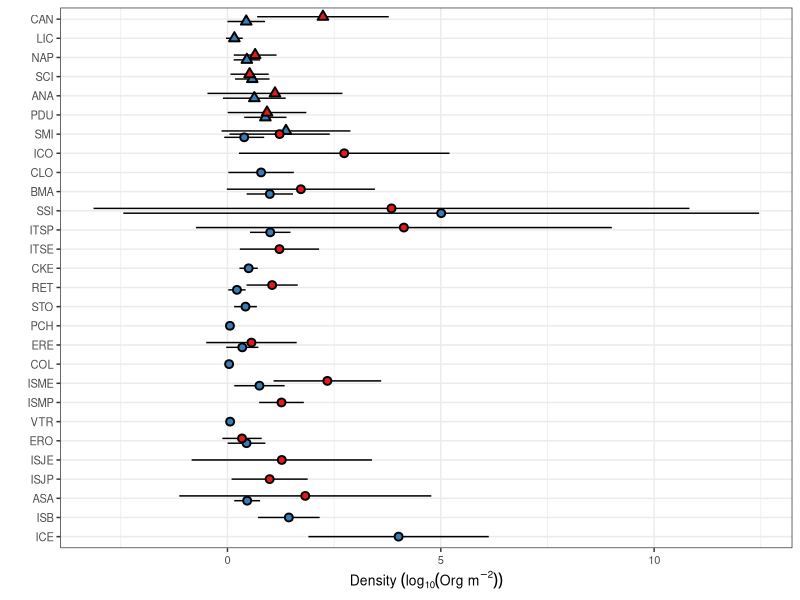
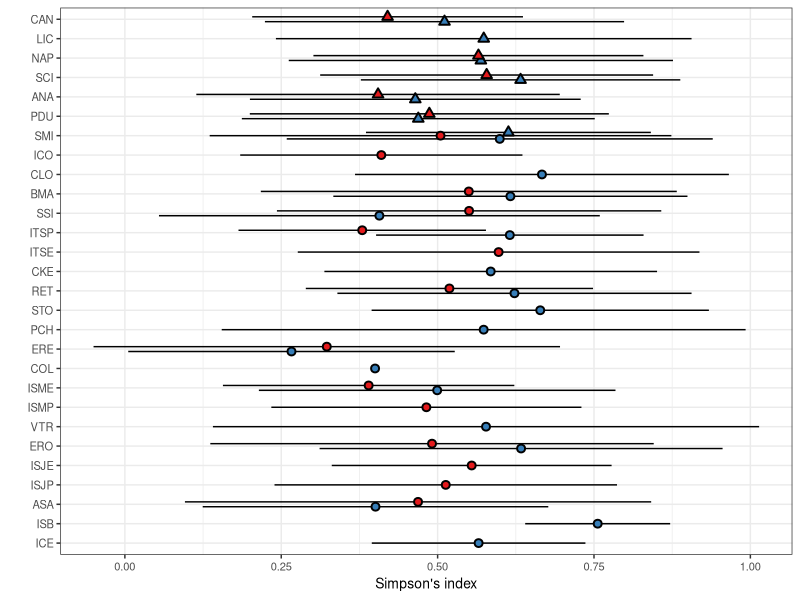
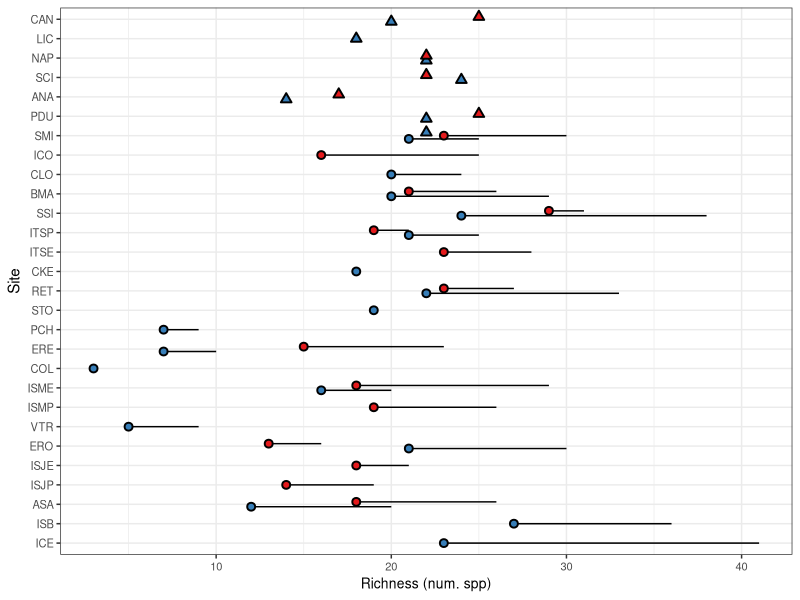

Reproduce these figures in R, in order. (Note: this script raises an error after producing the figures.)
library(here)
library(raster)
library(rnaturalearth)
library(tidyverse)

kelp <- read.csv(here("data", "processed_data", "gebs_pisco_data.csv"),
                 stringsAsFactors = F) %>% 
  transform(location = reorder(location, latitude)) %>% 
  filter(!genus_species == "ND")

S_2013 <- kelp %>%
  group_by(year, source, location) %>%
  summarize(s2 = n_distinct(genus_species),
            s = n_distinct(genus_species[transect != 0])) %>%
  ggplot(aes(x = location, y = s, fill = year)) +
  geom_pointrange(aes(ymin = s, ymax = s2, shape = source), position = position_dodge(width = 0.5)) +
  coord_flip() +
  theme_bw() +
  theme(strip.background = element_blank(),
        axis.text = element_text(size = 8),
        axis.title.x = element_text(size = 10),
        legend.position = "none") +
  labs(x = "Site", y = "Richness (num. spp)") +
  scale_fill_brewer(palette = "Set1", direction = -1) +
  scale_shape_manual(values = c(21, 24))

D_2013 <- kelp %>% 
  filter(transect > 0) %>% 
  filter(!genus_species == "Engraulis mordax") %>% 
  group_by(year, source, location, site, level, transect) %>% 
  summarize(n = sum(abundance, na.rm = T)/60) %>% 
  group_by(year, source, location) %>% 
  summarize(D = mean(n, na.rm = T),
            sd = sd(n, na.rm = T)) %>% 
  ungroup() %>% 
  select(year, source, location, D, sd) %>% 
  mutate(year = as.character(year)) %>% 
  ggplot(aes(x = location, y = D, fill = year)) +
  geom_pointrange(aes(ymin = D - sd, ymax = D + sd, shape = source), position = position_dodge(width = 0.5)) +
  coord_flip() +
  theme_bw() +
  theme(axis.text = element_text(size = 8),
        axis.title.x = element_text(size = 10),
        legend.position = "none") +
  labs(x = "", y = expression(Density~(log[10](Org~m^{-2})))) +
  scale_fill_brewer(palette = "Set1", direction = -1, name = "Year") +
  scale_shape_manual(values = c(21, 24))


L_2013 <- kelp %>% 
  filter(transect > 0) %>% 
  group_by(year, source, location, site, level, transect, genus_species) %>% 
  summarize(ni = sum(abundance, na.rm = T)) %>% 
  filter(ni > 0) %>% 
  group_by(year, source, location, site, level, transect) %>% 
  mutate(N = sum(ni)) %>%  
  ungroup() %>% 
  group_by(year, source, location, site, level, transect) %>%
  summarize(Li = 1 - sum((ni * (ni - 1)) / (N * (N - 1)))) %>% 
  ungroup() %>% 
  group_by(year, source, location) %>% 
  summarize(L = mean(Li, na.rm = T),
            sd = sd(Li, na.rm = T)) %>% 
  ungroup() %>% 
  select(year, source, location, L, sd)%>% 
  mutate(year = as.character(year)) %>% 
  ggplot(aes(x = location, y = L, fill = year)) +
  geom_pointrange(aes(ymin = L - sd, ymax = L + sd, shape = source), position = position_dodge(width = 0.5)) +
  coord_flip() +
  theme_bw() +
  theme(axis.text = element_text(size = 8),
        axis.title.x = element_text(size = 10),
        legend.text = element_text(size = 8),
        legend.title = element_text(size = 8),
        legend.position = "bottom",
        legend.background = element_rect(fill = "transparent",
                                         size=0.5,
                                         linetype = "solid", 
                                         colour = "black")) +
  labs(x = "", y = "Simpson's index") +
  scale_fill_brewer(palette = "Set1", direction = -1) +
  scale_shape_manual(values = c(21, 24))

legend <- cowplot::get_legend(L_2013)

L_2013 <- L_2013 +
  theme(legend.position = "none")

(index_2013 <- plot_grid(plot_grid(S_2013, D_2013, L_2013, ncol = 3, labels = "AUTO"),
                         legend, ncol = 1, rel_heights = c(10, 1)))

ggsave(plot = index_2013,
       filename = here("results", "img", "latitudinal_indices_2011_2013.png"),
       width = 8,
       height = 6)
